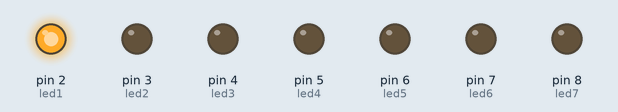
Simulated run of this sketch. Board: Arduino Uno, built with avr-gcc and run on an emulated ATmega328P. Shown: output pins drawn as LEDs (lit = HIGH).

Above: at 0.2 s.
At 1.2 s:
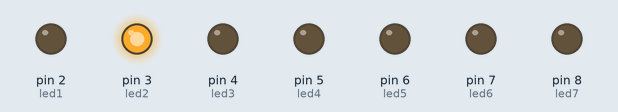
At 2.2 s:
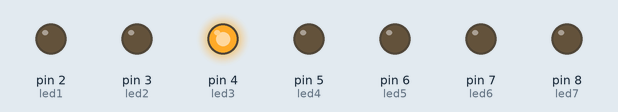
At 4.2 s:
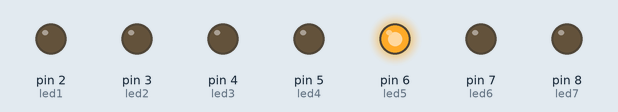
At 6.2 s:
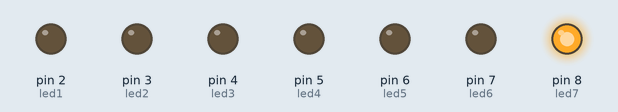
At 8.7 s:
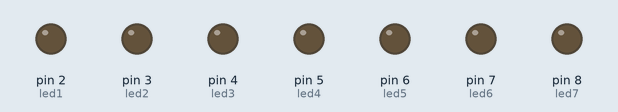
Timing chart, 0 to 9.1 s (numbered marks = the images above):
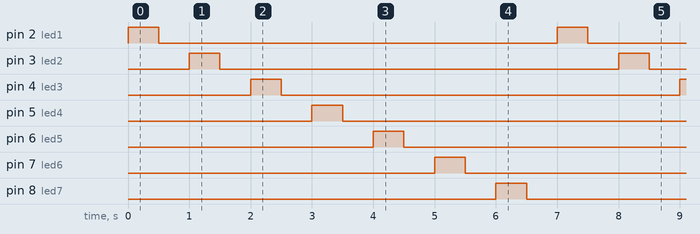

Measured:
- by itself, pin 2 (led1), pin 3 (led2), pin 4 (led3), pin 5 (led4), pin 6 (led5), pin 7 (led6), pin 8 (led7): alternates HIGH for 0.50 s and LOW for 6.5 s
- by itself, everything shown: repeats every 7.0 s, in 14 steps

The sketch:

sketch_jun30a.ino
```cpp
int led1 = 2;
int led2 = 3;
int led3 = 4;
int led4 = 5;
int led5 = 6;
int led6 = 7;
int led7 = 8;

void setup() {
  pinMode(led1, OUTPUT);
  pinMode(led2, OUTPUT);
  pinMode(led3, OUTPUT);
  pinMode(led4, OUTPUT);
  pinMode(led5, OUTPUT);
  pinMode(led6, OUTPUT);
  pinMode(led7, OUTPUT);
}

void loop() {
  digitalWrite(led1, HIGH);
  delay(500);
  digitalWrite(led1, LOW);
  delay(500);

  digitalWrite(led2, HIGH);
  delay(500);
  digitalWrite(led2, LOW);
  delay(500);

  digitalWrite(led3, HIGH);
  delay(500);
  digitalWrite(led3, LOW);
  delay(500);

  digitalWrite(led4, HIGH);
  delay(500);
  digitalWrite(led4, LOW);
  delay(500);

  digitalWrite(led5, HIGH);
  delay(500);
  digitalWrite(led5, LOW);
  delay(500);

  digitalWrite(led6, HIGH);
  delay(500);
  digitalWrite(led6, LOW);
  delay(500);

  digitalWrite(led7, HIGH);
  delay(500);
  digitalWrite(led7, LOW);
  delay(500);
}
```
